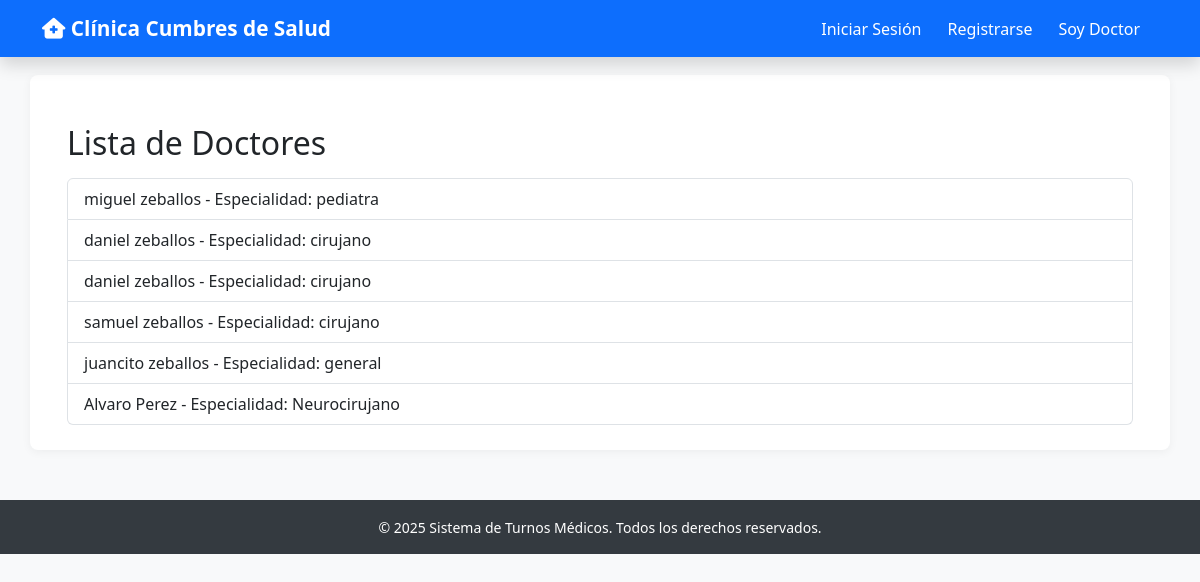
The app's page /doctores/, older data.
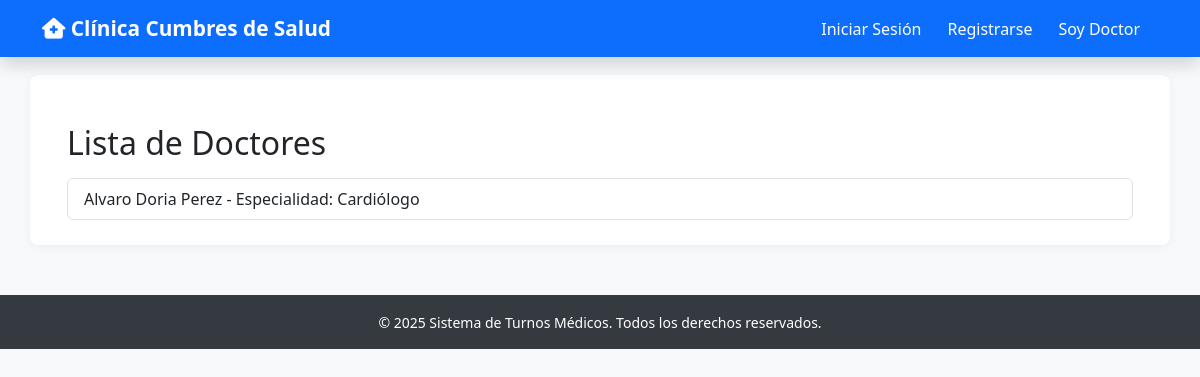
The same page, newer data.
### turnos/models.py (models this page shows, shortened)
class Doctor(models.Model):
    user = models.OneToOneField(User, on_delete=models.CASCADE)
    especialidad = models.ForeignKey('Especialidad', on_delete=models.CASCADE)

class Especialidad(models.Model):
    nombre = models.CharField(max_length=100, unique=True)
    def __str__(self):
        return self.nombre

### turnos/views.py (the view)
# urls.py: path('doctores/', views.listar_doctores, name='listar_doctores'),
def listar_doctores(request):
    doctores = Doctor.objects.all()
    return render(request, 'turnos/listar_doctores.html', {'doctores': doctores})

### turnos/templates/turnos/listar_doctores.html (shortened to what this page needs)
{% extends "turnos/base.html" %}
{% block content %}
<div class="container mt-4">
    <h2 class="mb-3">Lista de Doctores</h2>
    <ul class="list-group">
        {% for doctor in doctores %}
            <li class="list-group-item d-flex justify-content-between align-items-center">
                <div>
                    {{ doctor.user.first_name }} {{ doctor.user.last_name }} - Especialidad: {{ doctor.especialidad }}
                </div>
            </li>
        {% endfor %}
    </ul>
</div>
{% endblock %}

Row changes from the older to the newer data that the page shows:
removed Doctor: user.first_name "daniel", user.last_name "zeballos", especialidad "cirujano"
removed Doctor: user.first_name "daniel", user.last_name "zeballos", especialidad "cirujano"
removed Doctor: user.first_name "samuel", user.last_name "zeballos", especialidad "cirujano"
removed Doctor: user.first_name "juancito", user.last_name "zeballos", especialidad "general"
removed Doctor: user.first_name "Alvaro", user.last_name "Perez", especialidad "Neurocirujano"
changed Doctor: user.first_name "miguel" → "Alvaro Doria"; user.last_name "zeballos" → "Perez"; especialidad "pediatra" → "Cardiólogo"
